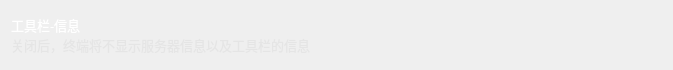
                  <widget class="QWidget" name="verticalWidget_33" native="true">
                   <property name="minimumSize">
                    <size>
                     <width>0</width>
                     <height>70</height>
                    </size>
                   </property>
                   <property name="maximumSize">
                    <size>
                     <width>16777215</width>
                     <height>70</height>
                    </size>
                   </property>
                   <property name="styleSheet">
                    <string notr="true">#verticalWidget_33{
	border: 1px solid rgba(197, 197, 197,50);
	
	background-color: rgba(255, 255, 255, 20);
	border-radius: 5px;
}</string>
                   </property>
                   <layout class="QHBoxLayout" name="horizontalLayout_44">
                    <item>
                     <widget class="QWidget" name="horizontalWidget_24" native="true">
                      <property name="minimumSize">
                       <size>
                        <width>0</width>
                        <height>40</height>
                       </size>
                      </property>
                      <property name="maximumSize">
                       <size>
                        <width>16777215</width>
                        <height>40</height>
                       </size>
                      </property>
                      <layout class="QVBoxLayout" name="verticalLayout_35">
                       <property name="spacing">
                        <number>0</number>
                       </property>
                       <property name="leftMargin">
                        <number>0</number>
                       </property>
                       <property name="topMargin">
                        <number>0</number>
                       </property>
                       <property name="rightMargin">
                        <number>0</number>
                       </property>
                       <property name="bottomMargin">
                        <number>0</number>
                       </property>
                       <item>
                        <widget class="QLabel" name="label_infoDisplay">
                         <property name="font">
                          <font>
                           <family>OPPOSans B</family>
                           <pointsize>10</pointsize>
                           <stylestrategy>PreferAntialias</stylestrategy>
                          </font>
                         </property>
                         <property name="styleSheet">
                          <string notr="true">color: rgb(255, 255, 255);</string>
                         </property>
                         <property name="text">
                          <string>工具栏-信息</string>
                         </property>
                        </widget>
                       </item>
                       <item>
                        <widget class="QLabel" name="label_infoDisplay_tip">
                         <property name="minimumSize">
                          <size>
                           <width>0</width>
                           <height>20</height>
                          </size>
                         </property>
                         <property name="maximumSize">
                          <size>
                           <width>16777215</width>
                           <height>20</height>
                          </size>
                         </property>
                         <property name="font">
                          <font>
                           <family>OPPOSans B</family>
                           <pointsize>10</pointsize>
                           <stylestrategy>PreferAntialias</stylestrategy>
                          </font>
                         </property>
                         <property name="styleSheet">
                          <string notr="true">color: rgba(223, 223, 223, 150);</string>
                         </property>
                         <property name="text">
                          <string>关闭后，终端将不显示服务器信息以及工具栏的信息</string>
                         </property>
                        </widget>
                       </item>
                      </layout>
                     </widget>
                    </item>
                    <item>
                     <spacer name="horizontalSpacer_62">
                      <property name="orientation">
                       <enum>Qt::Horizontal</enum>
                      </property>
                      <property name="sizeHint" stdset="0">
                       <size>
                        <width>352</width>
                        <height>20</height>
                       </size>
                      </property>
                     </spacer>
                    </item>
                    <item>
                     <layout class="QVBoxLayout" name="verticalLayout_infoDisplay"/>
                    </item>
                   </layout>
                  </widget>
